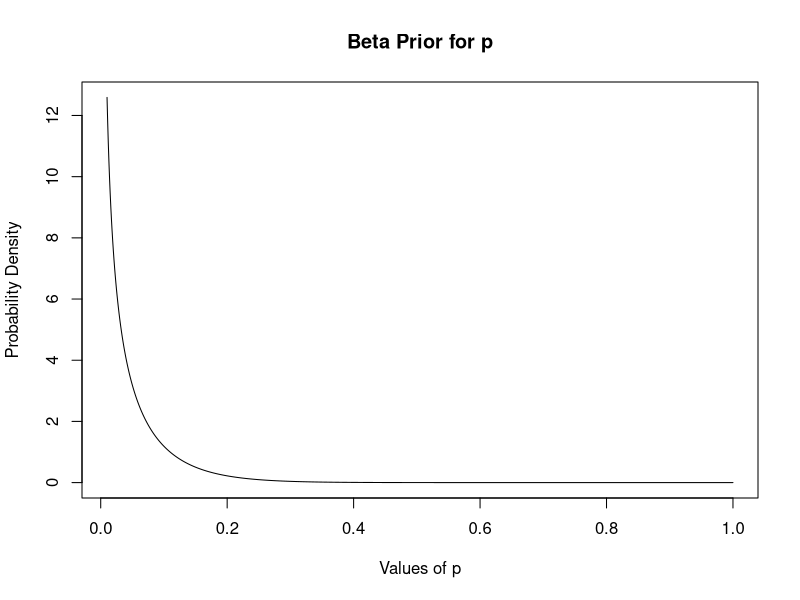

Recreate this plot in R. (Note: this script raises an error after producing the figure.)


Data <- c(11,7,4,62,13,6,396,64)

# The goal is to model this data as Negative Binomial (p,r) .


#####
#####
##### Prior distributions for p, r #####


# estimate p for our data

p.data <- mean(Data)/var(Data)  # 0.00392449

# estimate r for our data

0.00392449/(1-0.00392449)*mean(Data)  # 0.2772741


###
### Prior Data ~ 261.00, 1682.00 removed
###

means <- c(116.33, 123.44, 361.25, 76.67, 12.25, 147.67, 
  268.60, 26.40)

vars <- c(9832.33, 9692.03, 136788.92, 7408.33, 122.92, 18497.33, 
  124858.30, 204.80)


###
### Beta prior on p
###

p <- means/vars

mean(p)
var(p)


# p parameters: calculated from mean and variance

estimatebeta <- function(mu, var) {
    alpha <- ((1 - mu) / var - 1 / mu) * mu ^ 2
    beta <- alpha * (1 / mu - 1)
    return(params = list(alpha = alpha, beta = beta))
}

estimatebeta(mean(p), var(p))

A <- 0.426154
B <- 11.91465


# Prior on p

x <- seq(0.01, 1, length=1000)

fp <- x^(A-1)*(1-x)^(B-1)

plot(x,fp,type="l", main="Beta Prior for p",
    xlab = "Values of p", ylab = "Probability Density")


# prior mode for p

x[fp==max(fp)]  # smaller p gets higher probability ~ no reasonable mode


###
### Gamma prior on r
###

r <- means*p/(1-p)

mean(r)
var(r)


# r parameters: calculated from mean and variance

estimategamma <- function(mu, var) {
    d1 <- mu/v
    d2 <- mu^2/v
    return(params = list(d1 = d1, d2 = d2))
}

estimategamma(mean(r), var(r))

d1 = 1.36369
d2 = 2.00688



# Prior on r

x <- seq(.01, 5, length=1000)

fr <- x^(d2)*exp(-d1*x)

plot(x,fr,type="l", main = "Gamma Prior for r",
    xlab = "Values of gamma", ylab = "Probability Density")


# Mode for r ~ most likely value

r.mode <- x[fr==max(fr)]


#####
#####
##### Posterior Marginal Distribution for r #####


# log PDF ~ otherwise products/summations too large

logfx <- vector(mode = "numeric", length = 1000)

y = 1

for(x in seq(0.1, 2, length=1000)) {
  
  logfx[y] <- (d2-1)*log(x) - d1*x + sum(lgamma(x + Data)) - 
    8*lgamma(x) + lgamma(8*x+A) - lgamma(8*x + A + sum(Data) + B)
  
  y = y + 1
}
  

# actual PDF:

x <- seq(0.1, 2, length=1000)

fx <- exp(logfx)

fx.stand <- fx/sum(fx) # convert to probability distribution (sum=1)

plot(x, fx.stand,type="l", lty=1, 
    xlab = "Values of gamma", ylab = "Probability Density", 
    main = "Marginal for gamma")


# mode for r: 

r.mode <- x[fx == max(fx)]

# 0.5317317



#####
#####
##### Neg. Binom. using mode(r) and p from Dataset #####


dnbinom(Data, size = r.mode, prob=p.data)


x <- seq(1,400)
plot(x,dnbinom(x, size = r.mode, prob=p.data), type="l")


mean.post <- r.mode *(1-p.data)/p.data


#####
#####
##### Determine the constant term of the function #####


# Integrate Marginal Posterior to find the constant

k<-length(Data)
integrand.marginal <- function(r) {
  i<-1
  t<-0
  while(i<=k){
    t<-t+lgamma(r+Data[i])
    i<-i+1
  }
  return(r^(d2-1)*exp(-d1*r)*exp(
    t+lgamma(8*r+A)-8*lgamma(r)-
      lgamma(8*r+sum(Data)+A+B)
  ))
} 

marginal.constant <- integrate(integrand.marginal,lower=0,upper=Inf)

marginal.constant <- (marginal.constant$value)^(-1)



### Posterior Marginal Mean

k<-length(Data)
integrand.mean <- function(r) {
  i<-1
  t<-0
  while(i<=k){
    t<-t+lgamma(r+Data[i])
    i<-i+1
  }
  return(r^(d2)*exp(-d1*r)*exp(
    t-8*lgamma(r)+lgamma(8*r+A-1)+
      lgamma(sum(Data)+B+1)-lgamma(8*r+sum(Data)+A+B)-2500
    ))
} 

# r = 1
# t = 2436.921


marg.mean <- integrate(integrand.mean, lower = 0, upper = Inf) 
marg.mean <- marg.mean$value

marg.mean * marginal.constant * exp(2500)







#####
#####



